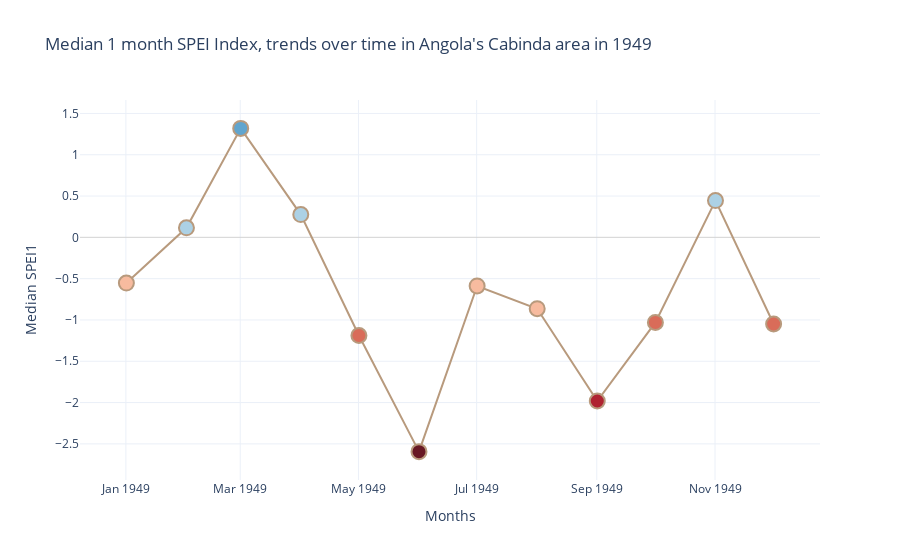

Notebook cell for this chart:
### Code cell
uti.create_linechart(stat_values, timescales, selected)

### Figure 1 — Plotly figure (JSON) as saved in the notebook; plotly's stock layout.template omitted (floating-point values rounded to 4 significant figures)
{"data": [{"hoverinfo": "text", "line": {"color": "#B89A7D", "width": 2}, "marker": {"color": ["#F7BB9F", "#ACD1E5", "#61A5CE", "#ACD1E5", "#D96C59", "#681824", "#F7BB9F", "#F7BB9F", "#AF2331", "#D96C59", "#ACD1E5", "#D96C59"], "line": {"color": "#B89A7D", "width": 2}, "size": 15}, "mode": "lines+markers", "name": "Median SPEI", "text": ["January 1949, median: -0.55", "February 1949, median: 0.11", "March 1949, median: 1.32", "April 1949, median: 0.28", "May 1949, median: -1.19", "June 1949, median: -2.59", "July 1949, median: -0.59", "August 1949, median: -0.86", "September 1949, median: -1.98", "October 1949, median: -1.03", "November 1949, median: 0.44", "December 1949, median: -1.05"], "type": "scatter", "x": ["1949-01-01T06:00:00.000000000", "1949-02-01T06:00:00.000000000", "1949-03-01T06:00:00.000000000", "1949-04-01T06:00:00.000000000", "1949-05-01T06:00:00.000000000", "1949-06-01T06:00:00.000000000", "1949-07-01T06:00:00.000000000", "1949-08-01T06:00:00.000000000", "1949-09-01T06:00:00.000000000", "1949-10-01T06:00:00.000000000", "1949-11-01T06:00:00.000000000", "1949-12-01T06:00:00.000000000"], "y": [-0.5535, 0.115, 1.319, 0.2757, -1.189, -2.594, -0.5886, -0.864, -1.981, -1.03, 0.4448, -1.049]}], "layout": {"autosize": true, "plot_bgcolor": "rgba(0, 0, 0, 0)", "title": {"text": "Median 1 month SPEI Index, trends over time in Angola's Cabinda area in 1949"}, "xaxis": {"autorange": true, "range": ["1948-12-10 13:36:49.8962", "1949-12-22 22:23:10.1038"], "title": {"text": "Months"}, "type": "date"}, "yaxis": {"autorange": true, "range": [-2.963, 1.688], "title": {"text": "Median SPEI1"}, "type": "linear", "zeroline": true, "zerolinecolor": "#D3D3D3", "zerolinewidth": 1}}}
